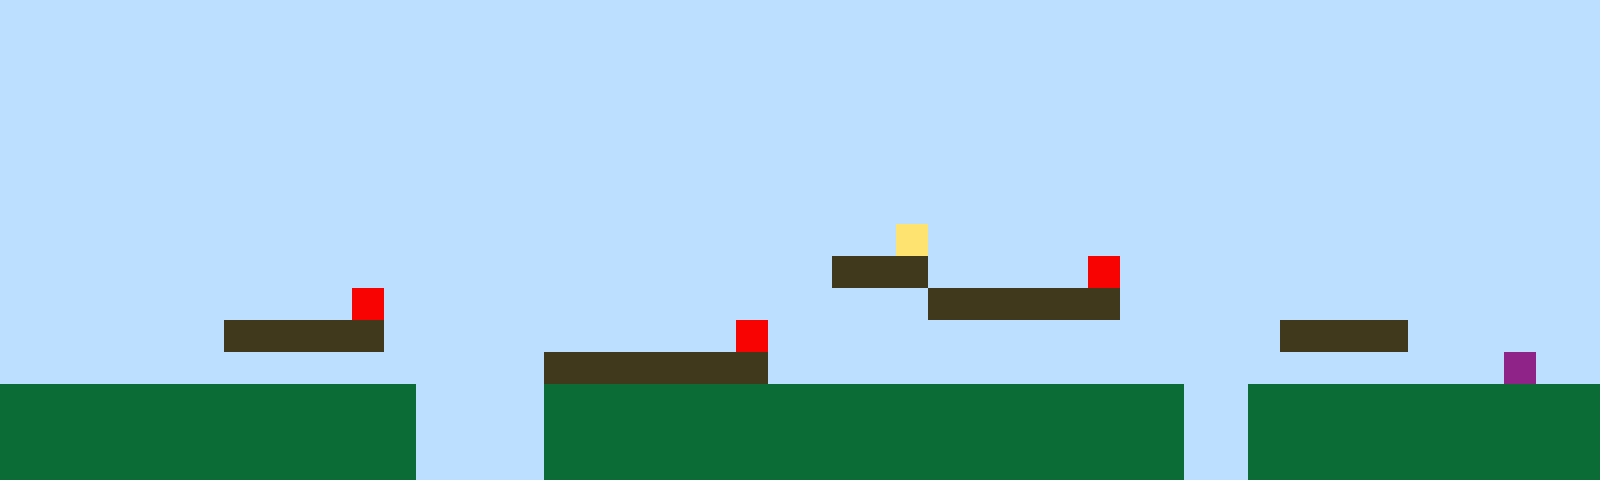

A 2D game scene composited from a Tiled map and its tileset images. What follows is a short description and the map's XML, with every tile layer's data as written:
An orthogonal 50x15 tile map with 32x32 px tiles, 1 tile layer (Tile Layer 1).

<map version="1.10" tiledversion="1.11.2" orientation="orthogonal" renderorder="right-up" width="50" height="15" tilewidth="32" tileheight="32" infinite="0" nextlayerid="2" nextobjectid="1"><editorsettings><export target="map1.csv" format="csv" /></editorsettings><tileset firstgid="1" name="sprites" tilewidth="32" tileheight="32" tilecount="6" columns="3"><image source="sprites.png" width="96" height="64" /></tileset><layer id="1" name="Tile Layer 1" width="50" height="15"><data encoding="csv">1,1,1,1,1,1,1,1,1,1,1,1,1,1,1,1,1,1,1,1,1,1,1,1,1,1,1,1,1,1,1,1,1,1,1,1,1,1,1,1,1,1,1,1,1,1,1,1,1,1,1,1,1,1,1,1,1,1,1,1,1,1,1,1,1,1,1,1,1,1,1,1,1,1,1,1,1,1,1,1,1,1,1,1,1,1,1,1,1,1,1,1,1,1,1,1,1,1,1,1,1,1,1,1,1,1,1,1,1,1,1,1,1,1,1,1,1,1,1,1,1,1,1,1,1,1,1,1,1,1,1,1,1,1,1,1,1,1,1,1,1,1,1,1,1,1,1,1,1,1,1,1,1,1,1,1,1,1,1,1,1,1,1,1,1,1,1,1,1,1,1,1,1,1,1,1,1,1,1,1,1,1,1,1,1,1,1,1,1,1,1,1,1,1,1,1,1,1,1,1,1,1,1,1,1,1,1,1,1,1,1,1,1,1,1,1,1,1,1,1,1,1,1,1,1,1,1,1,1,1,1,1,1,1,1,1,1,1,1,1,1,1,1,1,1,1,1,1,1,1,1,1,1,1,1,1,1,1,1,1,1,1,1,1,1,1,1,1,1,1,1,1,1,1,1,1,1,1,1,1,1,1,1,1,1,1,1,1,1,1,1,1,1,1,1,1,1,1,1,1,1,1,1,1,1,1,1,1,1,1,1,1,1,1,1,1,1,1,1,1,1,1,1,1,1,1,1,1,1,1,1,1,1,1,1,1,1,1,1,1,1,1,1,1,1,1,1,1,1,1,1,1,1,1,1,1,1,1,1,1,1,1,1,1,1,1,1,1,1,1,1,1,1,1,1,1,1,1,4,1,1,1,1,1,1,1,1,1,1,1,1,1,1,1,1,1,1,1,1,1,1,1,1,1,1,1,1,1,1,1,1,1,1,1,1,1,1,1,1,1,1,1,1,1,1,1,3,3,3,1,1,1,1,1,5,1,1,1,1,1,1,1,1,1,1,1,1,1,1,1,1,1,1,1,1,1,1,1,1,1,1,5,1,1,1,1,1,1,1,1,1,1,1,1,1,1,1,1,1,3,3,3,3,3,3,1,1,1,1,1,1,1,1,1,1,1,1,1,1,1,1,1,1,1,1,1,1,3,3,3,3,3,1,1,1,1,1,1,1,1,1,1,1,5,1,1,1,1,1,1,1,1,1,1,1,1,1,1,1,1,3,3,3,3,1,1,1,1,1,1,1,1,1,1,1,1,1,1,1,1,1,1,1,1,1,1,1,3,3,3,3,3,3,3,1,1,1,1,1,1,1,1,1,1,1,1,1,1,1,1,1,1,1,1,1,1,1,6,1,1,2,2,2,2,2,2,2,2,2,2,2,2,2,1,1,1,1,2,2,2,2,2,2,2,2,2,2,2,2,2,2,2,2,2,2,2,2,1,1,2,2,2,2,2,2,2,2,2,2,2,2,2,2,2,2,2,2,2,2,2,2,2,2,1,1,1,1,2,2,2,2,2,2,2,2,2,2,2,2,2,2,2,2,2,2,2,2,1,1,2,2,2,2,2,2,2,2,2,2,2,2,2,2,2,2,2,2,2,2,2,2,2,2,1,1,1,1,2,2,2,2,2,2,2,2,2,2,2,2,2,2,2,2,2,2,2,2,1,1,2,2,2,2,2,2,2,2,2,2,2</data></layer></map>
